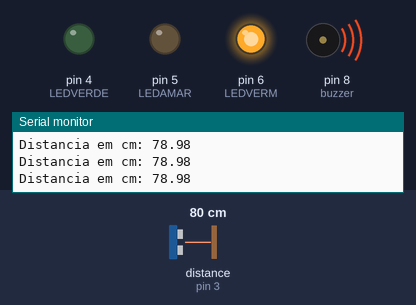
This sketch was run on a simulated Arduino Uno, built with avr-gcc and run on an emulated ATmega328P. Parts: output pins drawn as LEDs (lit = HIGH), buzzer (waves = sounding), the last lines printed to the serial monitor. Wiring (inferred from the names in the program): ultrasonic range finder: trigger pin 2; echo pin 3. The inputs (shaded band) are chosen by the test bench; at power-on: distance to the obstacle (sensor on pin 3) 80 cm. The echo pulse lasts 58.3 µs per cm; pins used as bus, display or sensor lines are not drawn.

Above: at 1.2 s.
1.3 s: distance to the obstacle (sensor on pin 3) set to 12 cm
4.3 s: distance to the obstacle (sensor on pin 3) set to 9 cm
At 5.1 s:
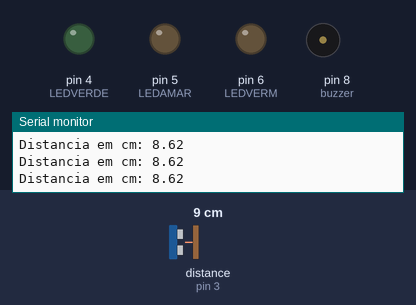
5.8 s: distance to the obstacle (sensor on pin 3) set to 250 cm
At 6.03 s:
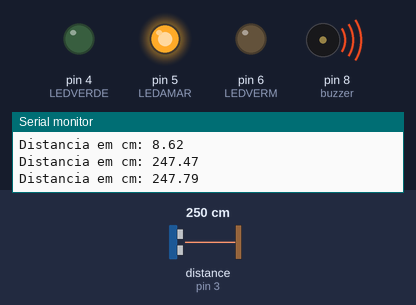
8.8 s: distance to the obstacle (sensor on pin 3) set to 257 cm
At 9.04 s:
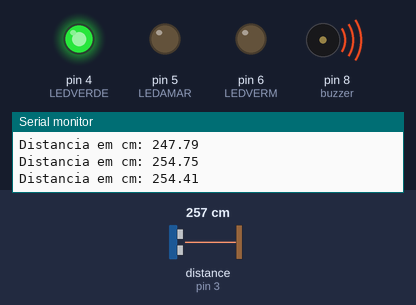
11.8 s: distance to the obstacle (sensor on pin 3) set to 18 cm
At 12.03 s:
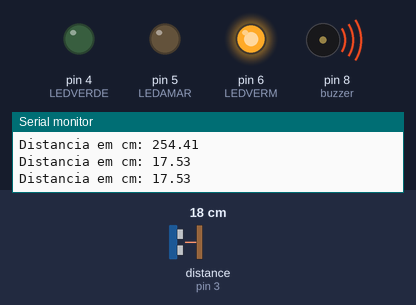
14.8 s: distance to the obstacle (sensor on pin 3) set to 2 cm
At 16.0 s:
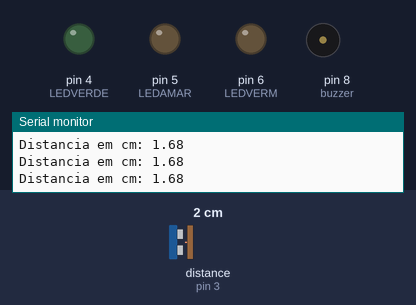
Timing chart, 0 to 17.3 s (numbered marks = the images above; inputs shaded):
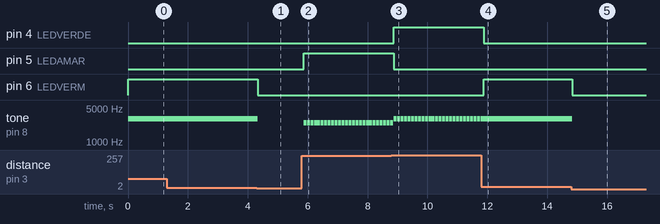

The sketch:

sketch_nov26a.ino
```cpp
#define LEDVERDE 4
#define LEDAMAR 5
#define LEDVERM 6

#define buzzer 8

const int trigger = 2;
const int echo = 3;

long duracao;
float dist;

void setup()
{

  pinMode(trigger, OUTPUT);
  pinMode(echo, INPUT);

  Serial.begin(9600);

  pinMode(LEDVERDE, OUTPUT);
  pinMode(LEDAMAR, OUTPUT);
  pinMode(LEDVERM, OUTPUT);

  digitalWrite(LEDVERDE, LOW);
  digitalWrite(LEDAMAR, LOW);
  digitalWrite(LEDVERM, LOW);
}

void loop()
{

  digitalWrite(trigger, LOW);
  delayMicroseconds(5);

  digitalWrite(trigger, HIGH);
  delayMicroseconds(10);
  digitalWrite(trigger, LOW);

  duracao = pulseIn(echo, HIGH);

  dist = duracao * 0.034 / 2;

  //Apaga Leds se sair do alcance
  if(dist < 10){

    digitalWrite(LEDVERDE, LOW);
    digitalWrite(LEDAMAR, LOW);
    digitalWrite(LEDVERM, LOW);

  }

  //LED VERMELHO - CURTA DISTANCIA
  if(dist >= 10 && dist < 150){

    digitalWrite(LEDVERDE, LOW);
    digitalWrite(LEDAMAR, LOW);
    digitalWrite(LEDVERM, HIGH);
    tone(buzzer, 3000, 100);
  }

  //LDE AMARELO - MÉDIA DISTANCIA
  if(dist >= 150 && dist < 250){

    digitalWrite(LEDVERDE, LOW);
    digitalWrite(LEDAMAR, HIGH);
    digitalWrite(LEDVERM, LOW);
    tone(buzzer, 2500, 100);
  }

  //LED VERDE - LONGA DISTANCIA
  if(dist >= 250 && dist <= 300){

    digitalWrite(LEDVERDE, HIGH);
    digitalWrite(LEDAMAR, LOW);
    digitalWrite(LEDVERM, LOW);
    tone(buzzer, 3000, 100);

  }

  //Apaga Leds se sair do alcance
  if(dist > 300){

    digitalWrite(LEDVERDE, LOW);
    digitalWrite(LEDAMAR, LOW);
    digitalWrite(LEDVERM, LOW);

  }

  Serial.print("Distancia em cm: ");
  Serial.println(dist);

  delay(100);


}
```

Measured:
- the behaviour switches between 11 and 10 cm on distance to the obstacle (sensor on pin 3) (found by bisection; images 0 and 1)
- the behaviour switches between 252 and 253 cm on distance to the obstacle (sensor on pin 3) (found by bisection; images 2 and 3)
- after the input at 4.3 s, pin 6 (LEDVERM): HIGH → LOW at once; tone on pin 8 (buzzer): 3000 Hz → silent at once
- after the input at 5.8 s, pin 5 (LEDAMAR): LOW → HIGH after 0.07 s; tone on pin 8 (buzzer): alternates 2500 Hz for 0.10 s and silent for 0.02 s, starting after 0.07 s
- after the input at 8.8 s, pin 4 (LEDVERDE): LOW → HIGH after 0.08 s; pin 5 (LEDAMAR): HIGH → LOW after 0.08 s
- after the input at 11.8 s, pin 4 (LEDVERDE): HIGH → LOW after 0.08 s; pin 6 (LEDVERM): LOW → HIGH after 0.08 s; tone on pin 8 (buzzer): stops changing and stays 3000 Hz
- after the input at 14.8 s, pin 6 (LEDVERM): HIGH → LOW at once; tone on pin 8 (buzzer): 3000 Hz → silent at once
